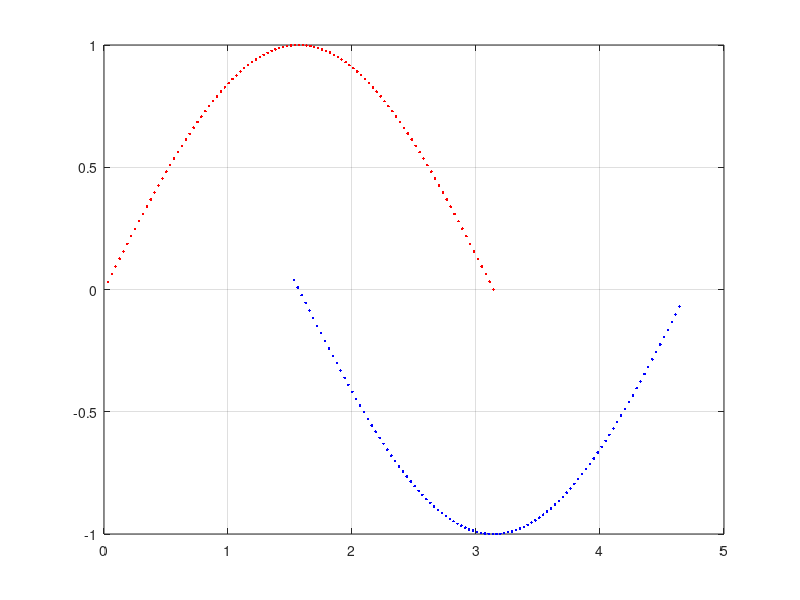

This figure's MATLAB source:
a = importdata('data.txt');
m=size(a,1);
for i=1:1:m
    if a(i,3)==1
        plot(a(i,1),a(i,2),'r.');
    elseif a(i,3)==2
        plot(a(i,1),a(i,2),'b.');
    else
        plot(a(i,1),a(i,2),'k*');   
    end
    hold on;
end
grid on;
